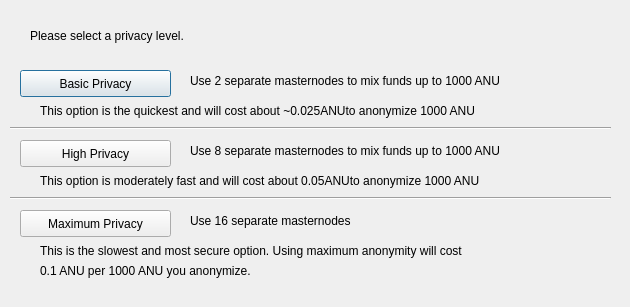
<?xml version="1.0" encoding="UTF-8"?>
<ui version="4.0">
 <class>DarksendConfig</class>
 <widget class="QDialog" name="DarksendConfig">
  <property name="geometry">
   <rect>
    <x>0</x>
    <y>0</y>
    <width>630</width>
    <height>307</height>
   </rect>
  </property>
  <property name="windowTitle">
   <string>Configure Darksend</string>
  </property>
  <widget class="QPushButton" name="buttonBasic">
   <property name="geometry">
    <rect>
     <x>20</x>
     <y>70</y>
     <width>151</width>
     <height>27</height>
    </rect>
   </property>
   <property name="text">
    <string>Basic Privacy</string>
   </property>
  </widget>
  <widget class="QPushButton" name="buttonHigh">
   <property name="geometry">
    <rect>
     <x>20</x>
     <y>140</y>
     <width>151</width>
     <height>27</height>
    </rect>
   </property>
   <property name="text">
    <string>High Privacy</string>
   </property>
  </widget>
  <widget class="QPushButton" name="buttonMax">
   <property name="geometry">
    <rect>
     <x>20</x>
     <y>210</y>
     <width>151</width>
     <height>27</height>
    </rect>
   </property>
   <property name="text">
    <string>Maximum Privacy</string>
   </property>
  </widget>
  <widget class="QLabel" name="label">
   <property name="geometry">
    <rect>
     <x>30</x>
     <y>20</y>
     <width>571</width>
     <height>31</height>
    </rect>
   </property>
   <property name="text">
    <string>Please select a privacy level.</string>
   </property>
  </widget>
  <widget class="QLabel" name="label_2">
   <property name="geometry">
    <rect>
     <x>190</x>
     <y>70</y>
     <width>421</width>
     <height>21</height>
    </rect>
   </property>
   <property name="text">
    <string>Use 2 separate masternodes to mix funds up to 1000 ANU</string>
   </property>
  </widget>
  <widget class="QLabel" name="label_3">
   <property name="geometry">
    <rect>
     <x>190</x>
     <y>140</y>
     <width>411</width>
     <height>21</height>
    </rect>
   </property>
   <property name="text">
    <string>Use 8 separate masternodes to mix funds up to 1000 ANU</string>
   </property>
  </widget>
  <widget class="QLabel" name="label_4">
   <property name="geometry">
    <rect>
     <x>190</x>
     <y>210</y>
     <width>421</width>
     <height>21</height>
    </rect>
   </property>
   <property name="text">
    <string>Use 16 separate masternodes</string>
   </property>
  </widget>
  <widget class="QLabel" name="label_6">
   <property name="geometry">
    <rect>
     <x>40</x>
     <y>100</y>
     <width>561</width>
     <height>21</height>
    </rect>
   </property>
   <property name="text">
    <string>This option is the quickest and will cost about ~0.025ANUto anonymize 1000 ANU</string>
   </property>
  </widget>
  <widget class="QLabel" name="label_7">
   <property name="geometry">
    <rect>
     <x>40</x>
     <y>170</y>
     <width>561</width>
     <height>21</height>
    </rect>
   </property>
   <property name="text">
    <string>This option is moderately fast and will cost about 0.05ANUto anonymize 1000 ANU</string>
   </property>
  </widget>
  <widget class="QLabel" name="label_8">
   <property name="geometry">
    <rect>
     <x>40</x>
     <y>240</y>
     <width>561</width>
     <height>21</height>
    </rect>
   </property>
   <property name="text">
    <string>This is the slowest and most secure option. Using maximum anonymity will cost</string>
   </property>
  </widget>
  <widget class="QLabel" name="label_9">
   <property name="geometry">
    <rect>
     <x>40</x>
     <y>260</y>
     <width>561</width>
     <height>21</height>
    </rect>
   </property>
   <property name="text">
    <string>0.1 ANU per 1000 ANU you anonymize.</string>
   </property>
  </widget>
  <widget class="Line" name="line">
   <property name="geometry">
    <rect>
     <x>10</x>
     <y>120</y>
     <width>601</width>
     <height>16</height>
    </rect>
   </property>
   <property name="orientation">
    <enum>Qt::Horizontal</enum>
   </property>
  </widget>
  <widget class="Line" name="line_2">
   <property name="geometry">
    <rect>
     <x>10</x>
     <y>190</y>
     <width>601</width>
     <height>16</height>
    </rect>
   </property>
   <property name="orientation">
    <enum>Qt::Horizontal</enum>
   </property>
  </widget>
 </widget>
 <resources/>
 <connections/>
</ui>
